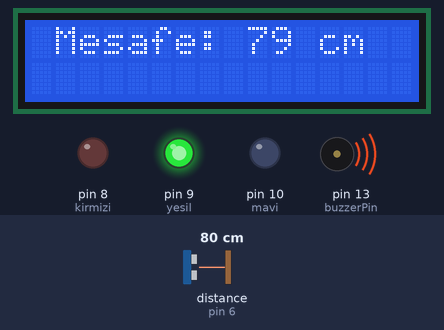
Bench run of a sketch on a simulated Arduino Uno, built with avr-gcc and run on an emulated ATmega328P. Parts: 16×2 character LCD, output pins drawn as LEDs (lit = HIGH), buzzer (waves = sounding, pin HIGH). Wiring (inferred from the names in the program): ultrasonic range finder: trigger pin 7; echo pin 6. Inputs (shaded band) come from the test bench; at power-on: distance to the obstacle (sensor on pin 6) 80 cm. The echo pulse lasts 58.3 µs per cm; pins used as bus, display or sensor lines are not drawn.

Above: at 1.2 s.
1.3 s: distance to the obstacle (sensor on pin 6) set to 2 cm
At 2.6 s:
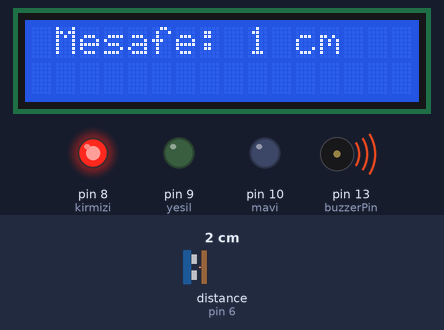
3.8 s: distance to the obstacle (sensor on pin 6) set to 18 cm
At 6.0 s:
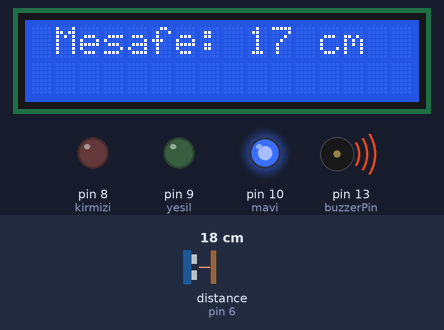
6.7 s: distance to the obstacle (sensor on pin 6) set to 120 cm
At 7.9 s:
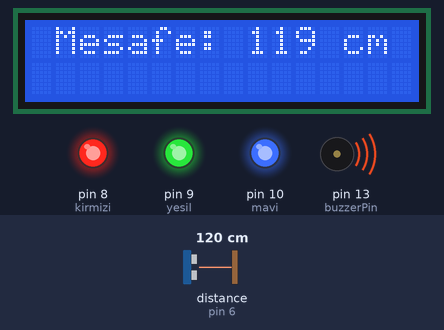
8.7 s: distance to the obstacle (sensor on pin 6) set to 4 cm
At 10.7 s:
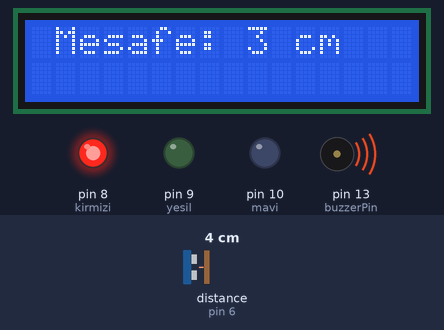
12.0 s: distance to the obstacle (sensor on pin 6) set to 10 cm
At 13.2 s:
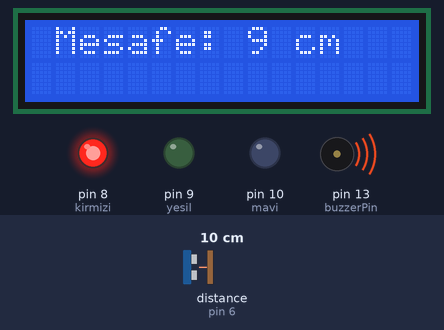
14.0 s: distance to the obstacle (sensor on pin 6) set to 13 cm
At 16.7 s:
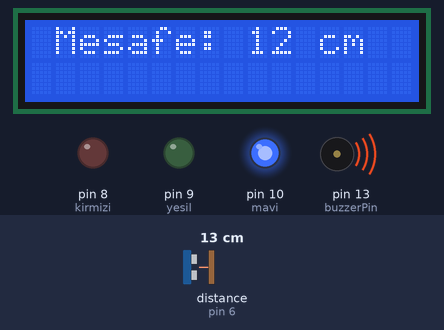
Timing chart, 0 to 17.5 s (numbered marks = the images above; inputs shaded):
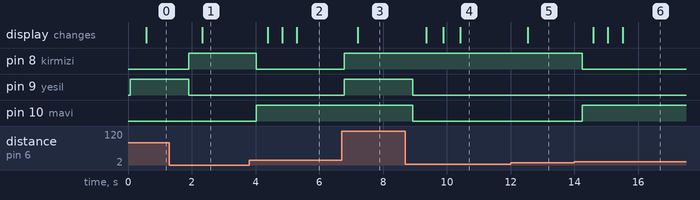

Measured:
- the behaviour switches between 11 and 12 cm on distance to the obstacle (sensor on pin 6) (found by bisection; images 5 and 6)
- after the input at 1.3 s, pin 8 (kirmizi): LOW → HIGH after 0.60 s; pin 9 (yesil): HIGH → LOW after 0.60 s; the display: changes after 1.0 s (image 1)
- after the input at 3.8 s, pin 8 (kirmizi): HIGH → LOW after 0.23 s; pin 10 (mavi): LOW → HIGH after 0.23 s; the display: changes after 0.58 s (image 2)
- after the input at 6.7 s, pin 8 (kirmizi), pin 9 (yesil): LOW → HIGH after 0.08 s; the display: changes after 0.51 s (image 3)
- after the input at 8.7 s, pin 9 (yesil), pin 10 (mavi): HIGH → LOW after 0.22 s; the display: changes after 0.65 s (image 4)
- after the input at 12.0 s, the display: changes after 0.54 s (image 5)
- after the input at 14.0 s, pin 8 (kirmizi): HIGH → LOW after 0.24 s; pin 10 (mavi): LOW → HIGH after 0.24 s; the display: changes after 0.59 s (image 6)

The sketch:

park_sensoru.ino
```cpp
#include <LiquidCrystal.h>
#include <NewPing.h>
LiquidCrystal lcd(12,11,5,4,3,2);
int speakerPin = 13;
const int mavi = 10;
const int yesil = 9;
const int kirmizi = 8;

const int trig =7;
const int echo= 6;
int sure=0;
int mesafe=0;
int length = 15; // the number of notes
char notes[] = "ccggaagffeeddc "; // a space represents a rest
int beats[] = { 1, 1, 1, 1, 1, 1, 2, 1, 1, 1, 1, 1, 1, 2, 4 };
int tempo = 300;

#define buzzerPin 13

void setup() {
pinMode(mavi, OUTPUT);
pinMode(yesil, OUTPUT);
pinMode(kirmizi, OUTPUT);
pinMode(trig, OUTPUT);
pinMode(echo, INPUT);
pinMode(speakerPin, OUTPUT);
analogWrite(buzzerPin, 255); // Buzzer'ı susturuyoruz
Serial.begin(9600);

lcd.begin(16,2);
lcd.clear();
lcd.print("hi");
}

void loop() {
digitalWrite(trig, HIGH);
delayMicroseconds(1000);
digitalWrite(trig, LOW);
sure = pulseIn(echo, HIGH);
mesafe = (sure/2) / 29.1;

if(mesafe<11)
{
analogWrite(mavi,0);
analogWrite(yesil,0);
analogWrite(kirmizi,255);
analogWrite(buzzerPin, 150); // Buzzer'ı 425 milisaniye
delay(425);
  }
else if(mesafe>10 && mesafe <51)
{
analogWrite(mavi,255);
analogWrite(yesil,0);
analogWrite(kirmizi,0);
analogWrite(buzzerPin, 150); // Buzzer'ı 150 milisaniye
delay(150);                  // boyunca öttür
analogWrite(buzzerPin, 255); // Buzzer'ı 200 milisaniye
delay(200);
  }
else if(mesafe >50 && mesafe <91)
{
analogWrite(mavi,0);
analogWrite(yesil,255);
analogWrite(kirmizi,0);
analogWrite(buzzerPin, 150); // Buzzer'ı 70 milisaniye
delay(70);                   // boyunca öttür :D
analogWrite(buzzerPin, 255); // Buzzer'ı 430 milisaniye
delay(430);
  }
else if(mesafe >90 && mesafe <151)
{
analogWrite(mavi,255);
analogWrite(yesil,255);
analogWrite(kirmizi,255);
    analogWrite(buzzerPin, 255); // Buzzer'ı sustur
    delay(425); // 425 milisaniye bekle
  }
else if(mesafe>150)
{
  analogWrite(mavi,0);
analogWrite(yesil,0);
analogWrite(kirmizi,0);
for (int i = 0; i < length; i++) {
    if(i%3==0)
    {
      analogWrite(mavi,0);
analogWrite(yesil,255);
analogWrite(kirmizi,0);
      }
    if(i%3==1)
    {

analogWrite(mavi,255);
analogWrite(yesil,0);
analogWrite(kirmizi,0);
      }
      if(i%3==2)
    {

analogWrite(mavi,0);
analogWrite(yesil,0);
analogWrite(kirmizi,255);
      }
    if (notes[i] == ' ') {
      delay(beats[i] * tempo); // rest
    } else {
      playNote(notes[i], beats[i] * tempo);
    }

    // pause between notes
    delay(tempo / 2);
  }
  }


lcd.clear();
lcd.print(" Mesafe: ");
lcd.print(mesafe);
lcd.println(" cm   ");

delay(100);

}

void playTone(int tone, int duration) {
  for (long i = 0; i < duration * 1000L; i += tone * 2) {
    digitalWrite(speakerPin, HIGH);
    delayMicroseconds(tone);
    digitalWrite(speakerPin, LOW);
    delayMicroseconds(tone);
  }
}

void playNote(char note, int duration) {
  char names[] = { 'c', 'd', 'e', 'f', 'g', 'a', 'b', 'C' };
  int tones[] = { 1915, 1700, 1519, 1432, 1275, 1136, 1014, 956 };

  // play the tone corresponding to the note name
  for (int i = 0; i < 8; i++) {
    if (names[i] == note) {
      playTone(tones[i], duration);
    }
  }
}
```
